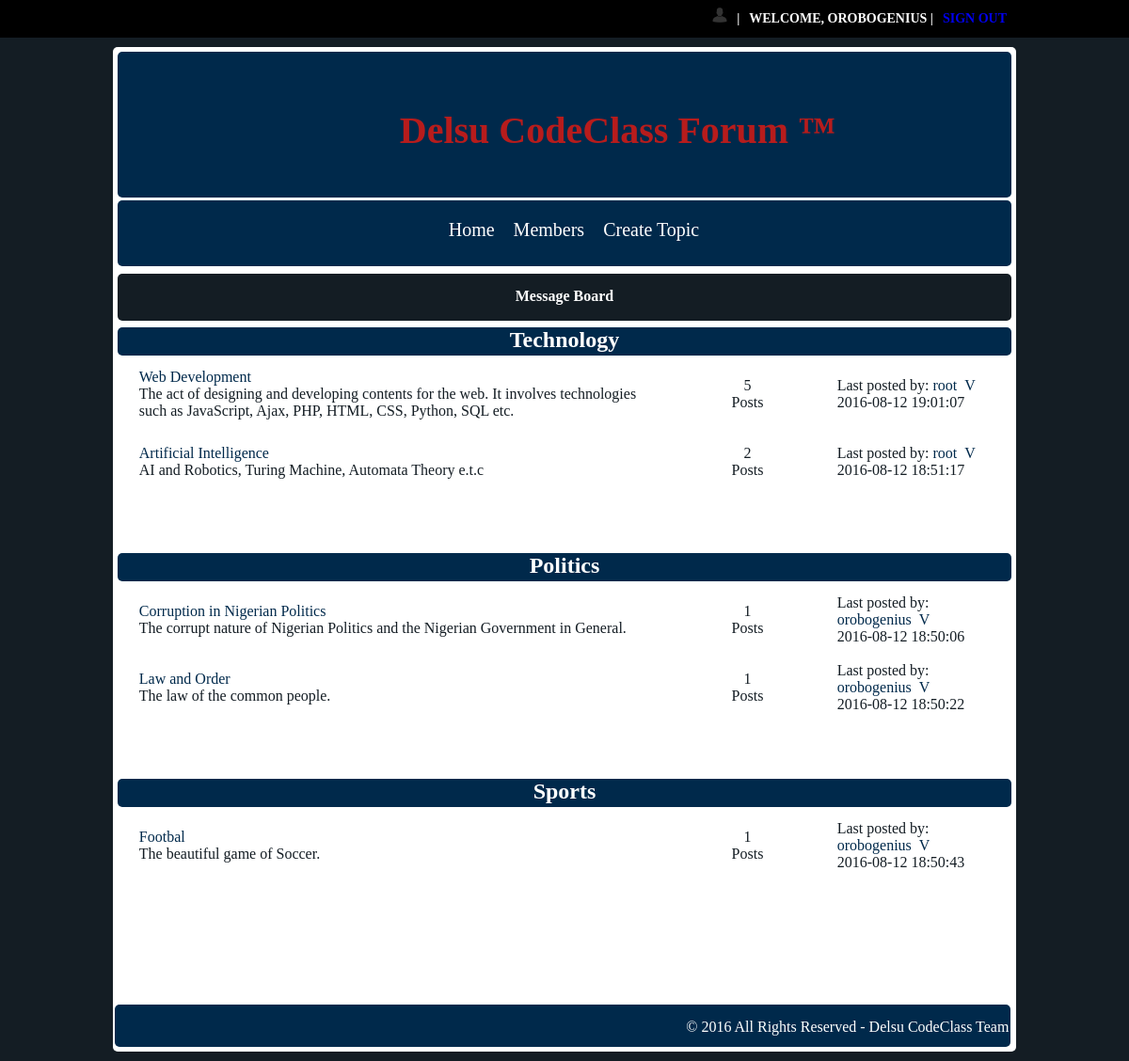
Page / (signed in) on the committed database.
### tables this page shows
CREATE TABLE IF NOT EXISTS `categories` (
  `cat_id` int(11) NOT NULL,
  `cat_name` varchar(255) NOT NULL,
  `cat_description` text NOT NULL
);

CREATE TABLE IF NOT EXISTS `threads` (
  `thread_id` int(11) NOT NULL,
  `thread_name` varchar(50) NOT NULL,
  `thread_date` datetime NOT NULL,
  `thread_desc` text NOT NULL,
  `original_post` text NOT NULL,
  `cat_id` int(11) NOT NULL,
  `created_by` int(11) NOT NULL
);

CREATE TABLE IF NOT EXISTS `users` (
  `user_id` int(11) NOT NULL,
  `first_name` varchar(50) NOT NULL,
  `last_name` varchar(50) NOT NULL,
  `user_gender` varchar(10) NOT NULL,
  `age` int(10) NOT NULL,
  `user_name` varchar(50) NOT NULL,
  `user_pass` varchar(255) NOT NULL,
  `user_email` varchar(50) NOT NULL,
  `user_level` int(11) NOT NULL,
  `reg_date` datetime NOT NULL
);

CREATE TABLE IF NOT EXISTS `posts` (
  `post_id` int(11) NOT NULL,
  `post_content` text NOT NULL,
  `post_date` datetime NOT NULL,
  `post_thread` int(11) NOT NULL,
  `post_by` int(11) NOT NULL
);

### utility/db_functions.php (called while the page is built, shortened)
<?php
  function getCategories($dbh) {
    $response = array();
    $query = "SELECT * FROM categories";
    $result = mysqli_query($dbh, $query) or die(mysqli_connect_errno($dbh));
    while($row = mysqli_fetch_array($result)) {
      $response[] = $row;
    }
    return $response;
  }
  function getUserData($dbh, $user_id) {
    $response = array();
    $query = "SELECT * FROM users WHERE user_id = '$user_id'";
    $result = mysqli_query($dbh, $query) or die(mysqli_connect_errno($dbh));
    while ($row = mysqli_fetch_array($result)){
      $response[] = $row;
    }
    return $response;
  }
  function getTopics($dbh, $cat_id) {
    $response = array();
    $query = "SELECT * FROM threads WHERE cat_id = '$cat_id'";
    $result = mysqli_query($dbh, $query) or die(mysqli_connect_errno($dbh));
    while ($row = mysqli_fetch_array($result)) {
      $response[] = $row;
    }
    return $response;
  }
  function getPosts($dbh, $thread_id) {
    $response = array();
    $query = "SELECT * FROM posts WHERE post_thread = '$thread_id'";
    $result = mysqli_query($dbh, $query) or die(mysqli_connect_errno($dbh));
    while ($row = mysqli_fetch_array($result)) {
      $response[] = $row;
    }
    return $response;
  }
  function getLastPost($dbh, $thread_id) {
    $response = array();
    $query = "SELECT * FROM posts WHERE post_thread = '$thread_id' ORDER BY post_date desc LIMIT 1";
    $result = mysqli_query($dbh, $query) or die(mysqli_connect_errno($dbh));
    while ($row = mysqli_fetch_array($result)) {
      $response[] = $row;
    }
    return $response;
  }
?>

### index.php (the view)
<?php
  include('layout/page-head.php');
  include('layout/header.php');
  include('utility/connect.php');
  include('utility/db_functions.php');
  $dbh = connectToDatabase();
?>
<div class="content">
  <?php
    include('layout/content-header.php');
  ?>
  <?php
    $categories = getCategories($dbh);
    foreach($categories as $category) {
      echo '<div class="category">';
        echo '<div class="category-header">';
            echo '<h2>'.$category['cat_name'].'</h2>';
        echo '</div>';
        echo '<div class="category-content">';
            echo '<table class="content-table">';
              echo '<thead>';
                echo '<th></th><th></th><th></th>';
              echo '</thead>';
              echo '<tbody>';
                $topics = getTopics($dbh, $category['cat_id']);
                foreach($topics as $topic) {
                  echo '<tr>';
                      echo '<td class="topic-name"><a href="views/view_thread.php?t_id='.$topic['thread_id'].'">'.$topic['thread_name'].'</a><br />'.$topic['thread_desc'].'</td>';
                      echo '<td class="topic-posts">';
                        echo '<p>
                              '.count(getPosts($dbh, $topic['thread_id'])).' <br />Posts
                              </p>';
                      echo '</td>';
                      $postdata = getLastPost($dbh, $topic['thread_id']);
                      $userdata = getUserData($dbh, $postdata[0]['post_by']);
                      echo '<td class="post-by">Last posted by: <a href="view/view_members.php/?u_id='.$userdata[0]['user_id'].'"> '.$userdata[0]['user_name'].'</a><span>&nbsp;&nbsp;</span><a href="views/view_thread.php?t_id='.$topic['thread_id'].'#5">V</a><br />'.$postdata[0]['post_date'].'</td>';
                  echo '</tr>';
                }
              echo '</tbody>';
            echo '</table>';
        echo '</div>';
      echo '</div>';
    }
  ?>
  <?php
    include('layout/footer.php');
  ?>
</div>
</body>
</html>

### layout/page-head.php
<?php
$pagehead = <<<HERE
  <!DOCTYPE html>
  <html>
    <head>
      <meta charset="utf-8">
      <meta name="viewport" content="width=device-width, initial-scale=1" />
      <title>Delsu CodeClass Forum</title>
      <link rel="stylesheet" type="text/css" href="http://localhost/codeclassforum/css/style.css" />
    </head>
HERE;
echo $pagehead;
?>

### layout/header.php (shortened to what this page needs)
<?php
echo '<body>';
  echo '<div class="forum-header">';
    echo '<div class="header-right">';
  if (isset($_SESSION['username'])) {
    echo '<ul>';
      echo '<li>';
        echo '<img src="http://localhost/codeclassforum/images/profile.png" /> &nbsp; | ';
      echo '</li>';
      echo '<li>';
        echo 'Welcome, '.$_SESSION['username'] . ' | ';
      echo '</li>';
      echo '<li>';
        echo '<a href="http://localhost/codeclassforum/logout.php">Sign Out</a>';
      echo '</li>';
    echo '</ul>';
  }
  echo '</div>';
echo '</div>';
?>

### layout/content-header.php (shortened to what this page needs)
<?php
  echo '<div class="content-header-01">';
    echo '<h1 id="brand">Delsu CodeClass Forum &trade;</h1>';
  echo '</div>';
  echo '<div class="content-header-02">';
    echo '<ul>';
      echo '<li>';
        echo '<a href="http://localhost/codeclassforum/">Home</a>';
      echo '</li>';
      echo '<li>';
        echo '<a href="http://localhost/codeclassforum/views/view-members.php">Members</a>';
      echo '</li>';
      if (isset($_SESSION['username'])) {
        echo '<li>';
          echo '<a href="http://localhost/codeclassforum/views/create-topic.php">Create Topic</a>';
        echo '</li>';
      }
      echo '</ul>';
    echo '</div>';
    echo '<div class="content-header-03">';
      echo '<h4>Message Board</h4>';
    echo '</div>';
?>

### layout/footer.php
<?php
  $footer = <<<DOC
    <div class="empty">
    </div>
    <div class="footer">
      &copy; 2016 All Rights Reserved - Delsu CodeClass Team
    </div>
    <script type="text/javascript" src="http://localhost/codeclassforum/javascript/script.js"></script>
DOC;
  echo $footer;
?>

### css/style.css (style rules this page uses)
html { min-height: 100%; position: relative; }
body { margin: 0; padding: 0; background-color: #141D24; }
.forum-header { margin: 0; width: 100%; height: 40px; background-color: #000; font-size: 14px; font-family: "Myriad Pro"; }
ul { list-style-type: none; }
.header-right { float: right; color: #fff; text-transform: uppercase; font-weight: bold; margin-right: 10%; margin-top: -0.5%; }
.header-right ul li { display: inline-block; margin-right: 10px; }
.header-right ul li a { text-decoration: none; }
.content { position: relative; width: 80%; min-height: 600px; background-color: #fff; border-radius: 5px; margin: 10px auto; padding-top: 5px }
.content-header-01 { width: 99%; height: 150px; background-color: #00294B; margin: 0 auto -13px; text-align: center; border-radius: 5px; padding-top: 0.5%; }
.content-header-01 h1 { padding-top: 3%; font-size: 40px; font-family: "Myriad Pro"; color: #b71c1c; }
.content-header-02 { width: 99%; height: 70px; background-color: #00294B; margin: 0 auto -13px; text-align: center; border-radius: 5px; }
.content-header-02 ul { list-style-type: none; }
.content-header-02 ul li { display: inline-block; margin-right: 20px; padding-top: 20px; }
.content-header-02 ul li a { color: #fff; text-decoration: none; font-size: 20px; font-family: "Comic Sans Ms", cursive; }
.content-header-03 { width: 99%; height: 50px; background-color: #141D24; margin: 0 auto -13px; text-align: center; border-radius: 5px; }
.content-header-03 h4 { color: #fff; padding-top: 15px; font-family: "Myriad Pro"; }
.footer { position: absolute; bottom: 5px; left: 2px; width: 99%; height: 30px; background-color: #00294B; margin: 0 auto; text-align: right; border-radius: 5px; padding-bottom: 1%; font-family: "Myriad Pro"; color: #fff; padding: 15px 2px 0 0; }
#brand { display: none; transition: all 2s ease-in-out; -moz-transition: all 2s ease-in-out; -webkit-transtion: all 2s ease-in-out; }
.empty { width: 100%; height: 50px; margin-top: 20px; }
.category { width: 99%; min-height: 200px; height: auto; margin: 0 auto; font-family: "Myriad Pro"; padding-bottom: 20px; }
.category .category-header { width: 100%; height: 30px; background-color: #00294B; border-radius: 5px; text-align: center; color: #fff; }
.category .category-content { padding-left: 20px; color: #141D24; height: 30px; }
.category-content a { text-decoration: none; color: #00294B; }
.topic-name { width: 60%; text-align: left; }
.post-by { width: 20%; }
.topic-posts { text-align: center; }

### rows in the picture
categories: cat_name "Technology"
threads: thread_name "Web Development", thread_desc "The act of designing and developing contents for the web. It involves technologies such as JavaScript, Ajax, PHP, HTML, CSS, Python, SQL etc.", count(getPosts($dbh, $topic['thread_id'])) "5", created_by.user_name "root", posts.post_date "2016-08-12 19:01:07"
threads: thread_name "Artificial Intelligence", thread_desc "AI and Robotics, Turing Machine, Automata Theory e.t.c", count(getPosts($dbh, $topic['thread_id'])) "2", users.user_name "root", posts.post_date "2016-08-12 18:51:17"
categories: cat_name "Politics"
threads: thread_name "Corruption in Nigerian Politics", thread_desc "The corrupt nature of Nigerian Politics and the Nigerian Government in General.", count(getPosts($dbh, $topic['thread_id'])) "1", created_by.user_name "orobogenius", posts.post_date "2016-08-12 18:50:06"
threads: thread_name "Law and Order", thread_desc "The law of the common people.", count(getPosts($dbh, $topic['thread_id'])) "1", created_by.user_name "orobogenius", posts.post_date "2016-08-12 18:50:22"
categories: cat_name "Sports"
threads: thread_name "Footbal", thread_desc "The beautiful game of Soccer.", count(getPosts($dbh, $topic['thread_id'])) "1", created_by.user_name "orobogenius", posts.post_date "2016-08-12 18:50:43"

### other values in the picture
$_SESSION['username'] "OROBOGENIUS"
